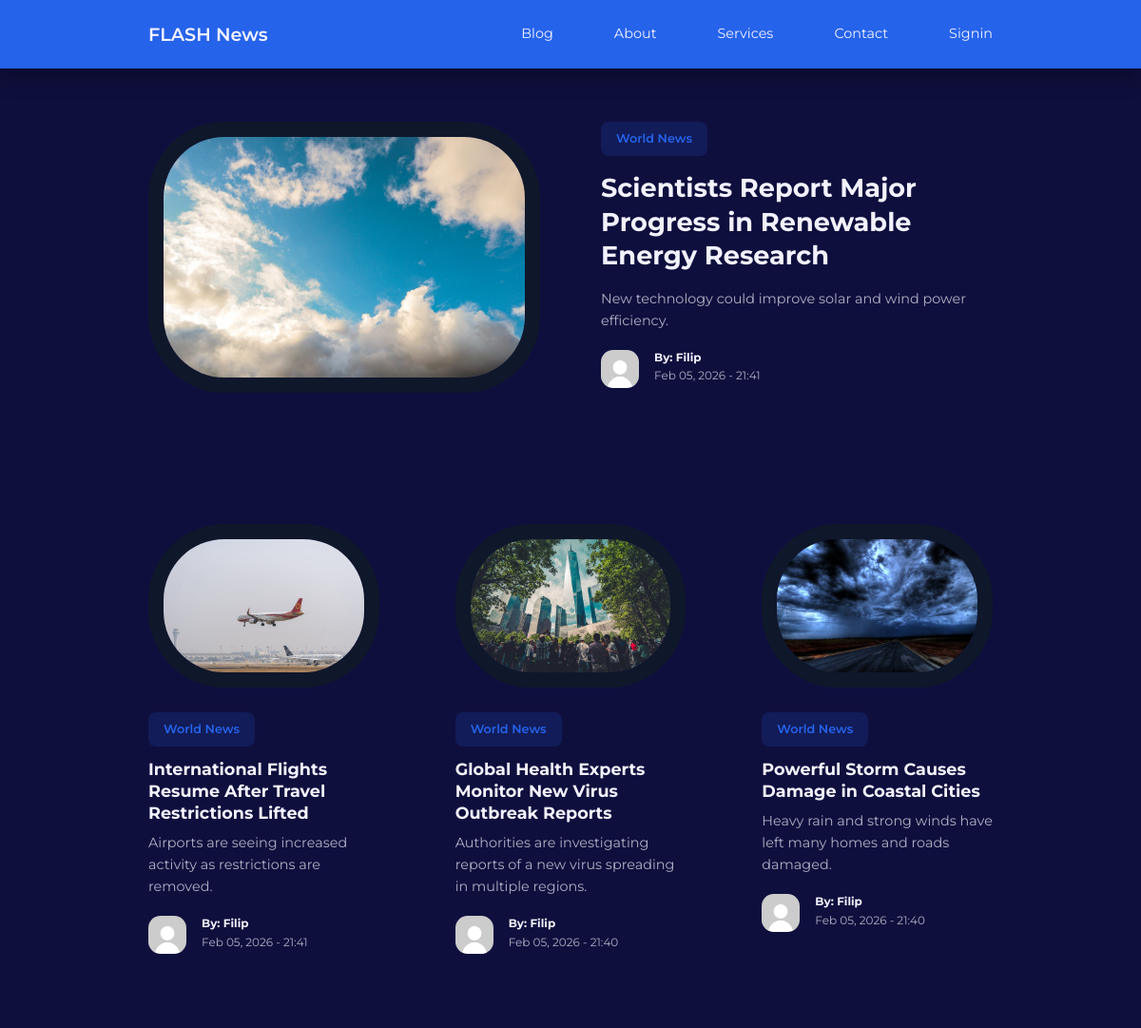
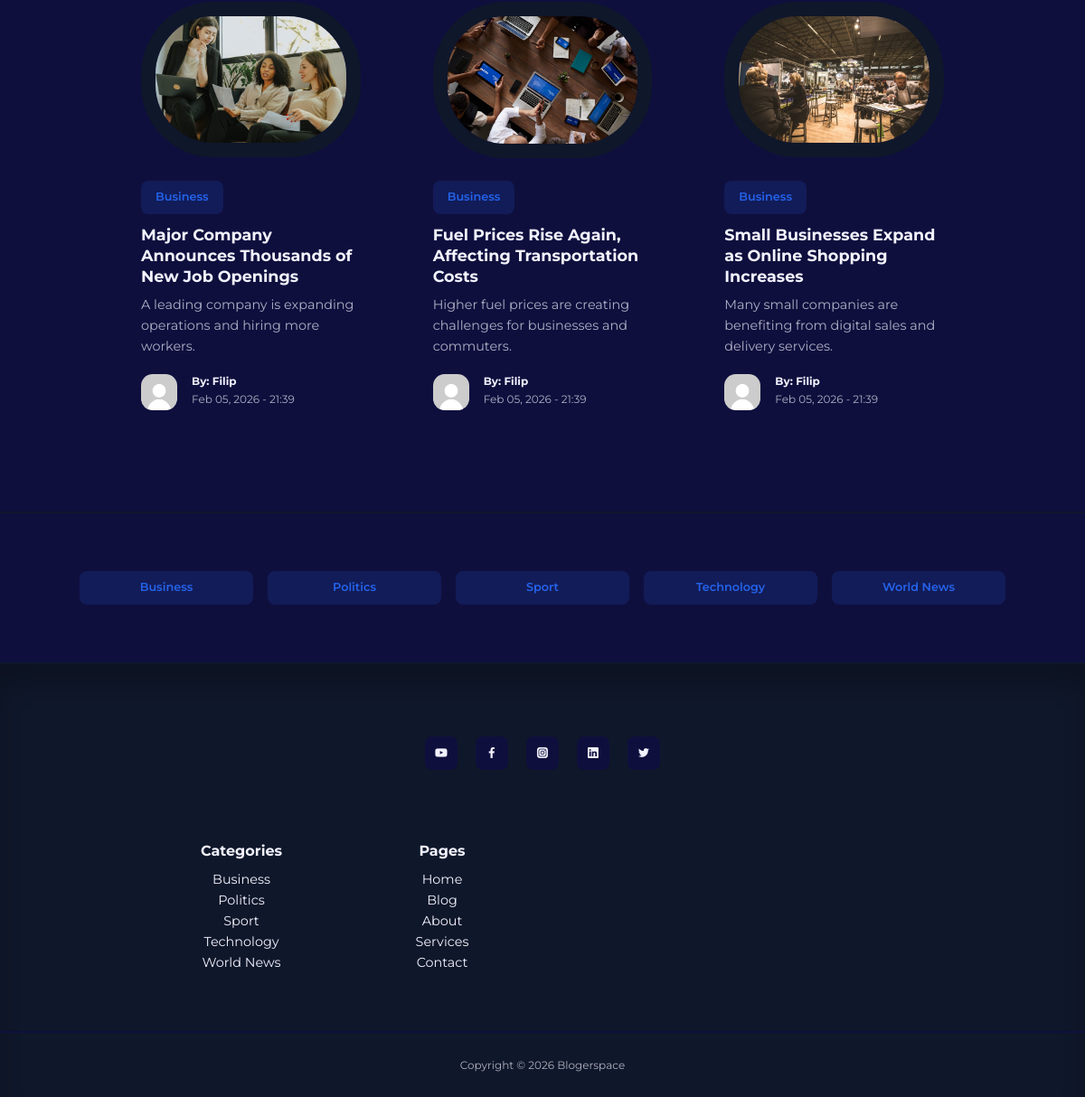
The page / on the database its author committed (2 pictures, top to bottom).
### tables this page shows
CREATE TABLE `posts` (
  `id` int(11) NOT NULL,
  `user_id` int(11) NOT NULL,
  `category_id` int(11) NOT NULL,
  `title` varchar(200) NOT NULL,
  `slug` varchar(240) NOT NULL,
  `excerpt` text DEFAULT NULL,
  `content` mediumtext NOT NULL,
  `featured_image` varchar(255) DEFAULT NULL,
  `status` enum('draft','published') NOT NULL DEFAULT 'published',
  `created_at` timestamp NOT NULL DEFAULT current_timestamp(),
  `updated_at` timestamp NOT NULL DEFAULT current_timestamp() ON UPDATE current_timestamp()
);

CREATE TABLE `categories` (
  `id` int(11) NOT NULL,
  `name` varchar(80) NOT NULL,
  `slug` varchar(120) NOT NULL,
  `created_at` timestamp NOT NULL DEFAULT current_timestamp()
);

CREATE TABLE `users` (
  `id` int(11) NOT NULL,
  `name` varchar(100) NOT NULL,
  `email` varchar(190) NOT NULL,
  `password_hash` varchar(255) NOT NULL,
  `role` enum('admin','author') NOT NULL DEFAULT 'author',
  `bio` text DEFAULT NULL,
  `created_at` timestamp NOT NULL DEFAULT current_timestamp()
);

### includes/functions.php (called while the page is built, shortened)
<?php
function e(string $s): string {
  return htmlspecialchars($s, ENT_QUOTES, 'UTF-8');
}

### index.php (the view, shortened to what this page needs)
<?php
require __DIR__ . "/includes/db.php";
require __DIR__ . "/includes/functions.php";
require __DIR__ . "/includes/header.php";
$featuredStmt = $pdo->query("
    SELECT p.id, p.title, p.slug, p.excerpt, p.featured_image, p.created_at,
           c.name AS category, c.slug AS category_slug,
           u.name AS author
    FROM posts p
    JOIN categories c ON c.id = p.category_id
    JOIN users u ON u.id = p.user_id
    WHERE p.status='published'
    ORDER BY p.created_at DESC
    LIMIT 1
");
$featured = $featuredStmt->fetch();
$posts = [];
if ($featured) {
    $postsStmt = $pdo->prepare("
        SELECT p.id, p.title, p.slug, p.excerpt, p.featured_image, p.created_at,
               c.name AS category, c.slug AS category_slug,
               u.name AS author
        FROM posts p
        JOIN categories c ON c.id = p.category_id
        JOIN users u ON u.id = p.user_id
        WHERE p.status='published' AND p.id <> :featured_id
        ORDER BY p.created_at DESC
        LIMIT 6
    ");
    $postsStmt->execute(['featured_id' => $featured['id']]);
    $posts = $postsStmt->fetchAll();
}
function post_thumb_src(?string $filename, string $fallback): string {
    $filename = trim((string)$filename);
    if ($filename !== "") {
        return "/blog/uploads/thumbnails/" . rawurlencode($filename);
    }
    return $fallback;
}
?>
<?php if ($featured): ?>
<section class="featured">
    <div class="container featured__container">
        <div class="post__thumbnail">
            <?php $featuredImgSrc = post_thumb_src($featured['featured_image'] ?? null, "./images/featured1.jpg"); ?>
            <img src="<?= e($featuredImgSrc) ?>" alt="">
        </div>
        <div class="post__info">
            <a href="category-posts.php?slug=<?= e($featured['category_slug']) ?>" class="category__button">
                <?= e($featured['category']) ?>
            </a>
            <h2 class="post__title">
                <a href="post.php?slug=<?= e($featured['slug']) ?>">
                    <?= e($featured['title']) ?>
                </a>
            </h2>
            <p class="post__body">
                <?= e($featured['excerpt'] ?? '') ?>
            </p>
            <div class="post__author">
                <div class="post__author-avatar">
                    <img src="./images/avatar1.jpg" alt="">
                </div>
                <div class="post__author-info">
                    <h5>By: <?= e($featured['author']) ?></h5>
                    <small><?= date("M d, Y - H:i", strtotime($featured['created_at'])) ?></small>
                </div>
            </div>
        </div>
    </div>
</section>
<?php endif; ?>
<section class="posts">
    <div class="container posts__container">
        <?php if (!empty($posts)): ?>
            <?php foreach ($posts as $post): ?>
                <article class="post">
                    <div class="post__thumbnail">
                        <?php $imgSrc = post_thumb_src($post['featured_image'] ?? null, "./images/thumbnail1.jpg"); ?>
                        <img src="<?= e($imgSrc) ?>" alt="">
                    </div>
                    <div class="post__info">
                        <a href="category-posts.php?slug=<?= e($post['category_slug']) ?>" class="category__button">
                            <?= e($post['category']) ?>
                        </a>
                        <h3 class="post__title">
                            <a href="post.php?slug=<?= e($post['slug']) ?>">
                                <?= e($post['title']) ?>
                            </a>
                        </h3>
                        <p class="post__body">
                            <?= e($post['excerpt'] ?? '') ?>
                        </p>
                        <div class="post__author">
                            <div class="post__author-avatar">
                                <img src="./images/avatar1.jpg" alt="">
                            </div>
                            <div class="post__author-info">
                                <h5>By: <?= e($post['author']) ?></h5>
                                <small><?= date("M d, Y - H:i", strtotime($post['created_at'])) ?></small>
                            </div>
                        </div>
                    </div>
                </article>
            <?php endforeach; ?>
        <?php else: ?>
            <p style="padding: 2rem 0;">No posts to show yet.</p>
        <?php endif; ?>
    </div>
</section>
<section class="category__buttons">
    <div class="container category__buttons-container">
        <?php
        $cats = $pdo->query("SELECT name, slug FROM categories ORDER BY name")->fetchAll();
        foreach ($cats as $cat):
        ?>
            <a href="category-posts.php?slug=<?= e($cat['slug']) ?>" class="category__button">
                <?= e($cat['name']) ?>
            </a>
        <?php endforeach; ?>
    </div>
</section>
<?php require __DIR__ . "/includes/footer.php"; ?>

### includes/header.php (shortened to what this page needs)
<?php
require_once __DIR__ . "/functions.php";
?>
<!DOCTYPE html>
<html lang="en">
<head>
    <link rel="stylesheet" href="/blog/style.css">
    <link rel="stylesheet" href="https://unicons.iconscout.com/release/v4.2.0/css/line.css">
</head>
<body>
<nav>
    <div class="container nav__container">
        <a href="/blog/index.php" class="nav__logo">FLASH News</a>
        <ul class="nav__items">
            <li><a href="/blog/blog.php">Blog</a></li>
            <li><a href="/blog/about.php">About</a></li>
            <li><a href="/blog/services.php">Services</a></li>
            <li><a href="/blog/contact.php">Contact</a></li>
            <?php if (!empty($_SESSION['user'])): ?>
                <li class="nav__profile">
                    <div class="avatar">
                        <img src="/blog/images/avatar1.jpg">
                    </div>
                    <ul>
                        <li><a href="/blog/admin/dashboard.php">Dashboard</a></li>
                        <li><a href="/blog/logout.php">Logout</a></li>
                    </ul>
                </li>
            <?php else: ?>
                <li><a href="/blog/signin.php">Signin</a></li>
            <?php endif; ?>
        </ul>
    </div>
</nav>

### includes/footer.php
<?php
require_once __DIR__ . "/db.php";
$stmt = $pdo->query("SELECT name, slug FROM categories ORDER BY name ASC");
$footer_categories = $stmt->fetchAll();
$footer_pages = [
    ["label" => "Home",     "href" => "/blog/index.php"],
    ["label" => "Blog",     "href" => "/blog/blog.php"],
    ["label" => "About",    "href" => "/blog/about.php"],
    ["label" => "Services", "href" => "/blog/services.php"],
    ["label" => "Contact",  "href" => "/blog/contact.php"],
];
?>
<footer>
    <div class="footer__socials">
        <a href="https://youtube.com/" target="_blank"><i class="uil uil-youtube"></i></a>
        <a href="https://facebook.com/" target="_blank"><i class="uil uil-facebook-f"></i></a>
        <a href="https://instagram.com/" target="_blank"><i class="uil uil-instagram-alt"></i></a>
        <a href="https://linkedin.com/" target="_blank"><i class="uil uil-linkedin"></i></a>
        <a href="https://twitter.com/" target="_blank"><i class="uil uil-twitter"></i></a>
    </div>
    <div class="container footer__container">
        <article>
            <h4>Categories</h4>
            <ul>
                <?php if (!empty($footer_categories)): ?>
                    <?php foreach ($footer_categories as $cat): ?>
                        <li>
                            <a href="/blog/category-posts.php?slug=<?= e($cat['slug']) ?>">
                                <?= e($cat['name']) ?>
                            </a>
                        </li>
                    <?php endforeach; ?>
                <?php else: ?>
                    <li><a href="/blog/blog.php">No categories yet</a></li>
                <?php endif; ?>
            </ul>
        </article>
        <article>
            <h4>Pages</h4>
            <ul>
                <?php foreach ($footer_pages as $p): ?>
                    <li><a href="<?= e($p['href']) ?>"><?= e($p['label']) ?></a></li>
                <?php endforeach; ?>
            </ul>
        </article>
    </div>
    <div class="footer__copyright">
        <small>Copyright &copy; <?= date("Y") ?> Blogerspace</small>
    </div>
</footer>

### style.css (style rules this page uses)
:root { --color-primary: #2563eb; --color-primary-light: hsl(221, 83%, 53%, 15%); --color-primary-variant: #1e40af; --color-red: #dc2626; --color-red-light: hsl(0, 84%, 60%, 15%); --color-green: #16a34a; --color-green-light: hsl(142, 71%, 45%, 15%); --color-gray-900: #0f172a; --color-gray-700: #334155; --color-gray-300: rgba(242, 242, 254, 0.3); --color-gray-200: rgba(242, 242, 254, 0.7); --color-white: #f2f2fe; --color-bg: #0f0f3e; --tranistion: all 300ms ease; --container-width-lg: 74%; --container-width-md: 88%; --form-width: 40%; --card-border-radius-1: 0.3rem; --card-border-radius-2: 0.5rem; --card-border-radius-3: 0.8rem; --card-border-radius-4: 2rem; --card-border-radius-5: 5rem; }
* { margin: 0; padding: 0; outline: 0; border: 0; appearance: 0; list-style: none; text-decoration: none; box-sizing: border-box; }
body { font-family: "Montserrat", sans-serif; line-height: 1.6; color: var(--color-gray-200); overflow-x: hidden; background: var(--color-bg); font-size: 0.9rem; }
.container { width: var(--container-width-lg); max-width: 1800px; margin-inline: auto; }
section { margin-top: 7rem; width: 100%; }
h1, h2, h3, h4, h5 { color: var(--color-white); line-height: 1.3; }
h2 { font-size: 1.7rem; margin: 1rem 0; }
h3 { font-size: 1.1rem; margin: 0.8rem 0 0.5rem; }
h4 { font-size: 1rem; }
a { color: var(--color-white); transition: var(--tranistion); }
img { display: block; width: 100%; object-fit: cover; }
nav { background: var(--color-primary); width: 100%; height: 4.5rem; position: fixed; left: 0; right: 0; top: 0; z-index: 10; box-shadow: 0 1rem 1rem rgba(0, 0, 0, 0.2); }
.nav__container { height: 100%; display: flex; align-items: center; justify-content: space-between; }
.nav__logo { font-weight: 600; font-size: 1.2rem; }
.nav__items { display: flex; align-items: center; gap: 4rem; }
.category__button { background: var(--color-primary-light); color: var(--color-primary); display: inline-block; padding: 0.5rem 1rem; border-radius: var(--card-border-radius-2); font-weight: 600; font-size: 0.8rem; text-align: center; }
.post__thumbnail { border-radius: var(--card-border-radius-5); border: 1rem solid var(--color-gray-900); overflow: hidden; margin-bottom: 1.6rem; }
.post__author { display: flex; gap: 1rem; margin-top: 1.2rem; }
.post__author-avatar { width: 2.5rem; height: 2.5rem; border-radius: var(--card-border-radius-3); overflow: hidden; }
.featured { margin-top: 8rem; }
.featured__container { display: grid; grid-template-columns: 1fr 1fr; gap: 4rem; }
.featured .post__thumbnail { height: fit-content; }
.posts__container { display: grid; grid-template-columns: repeat(3, 1fr); gap: 5rem; margin-bottom: 5rem; }
.category__buttons { padding: 4rem 0; border-top: 2px solid var(--color-gray-900); border-bottom: 2px solid var(--color-gray-900); }
.category__buttons-container { width: 100%; max-width: 64rem; display: grid; grid-template-columns: repeat(auto-fit, minmax(10rem, 1fr)); gap: 1rem; }
footer { background: var(--color-gray-900); padding: 5rem 0 0; box-shadow: inset 0 1.5rem 1.5rem rgba(0, 0, 0, 0.2); }
.footer__socials { margin-inline: auto; width: fit-content; display: flex; justify-content: space-between; align-items: center; gap: 1.2rem; margin-bottom: 5rem; }
.footer__socials a { background: var(--color-bg); border-radius: var(--card-border-radius-2); width: 2.3rem; height: 2.3rem; display: flex; align-items: center; justify-content: center; }
.footer__container { display: grid; grid-template-columns: repeat(4, 1fr); text-align: center; justify-items: center; align-items: start; }
footer h4 { color: var(--color-white); margin-bottom: 0.6rem; }
footer ul li { text-align: center; }
footer ul { padding: 0; }
.footer__copyright { text-align: center; padding: 1.5rem 0; margin-top: 4rem; border-top: 2px solid var(--color-bg); }

### rows shown on the page
posts: featured_image (picture), category.name "World News", title "Scientists Report Major Progress in Renewable Energy Research", excerpt "New technology could improve solar and wind power efficiency.", user.name "Filip", created_at "Feb 05, 2026 - 21:41"
posts: featured_image (picture), category.name "World News", title "International Flights Resume After Travel Restrictions Lifted", excerpt "Airports are seeing increased activity as restrictions are removed.", user.name "Filip", created_at "Feb 05, 2026 - 21:41"
posts: featured_image (picture), category.name "World News", title "Global Health Experts Monitor New Virus Outbreak Reports", excerpt "Authorities are investigating reports of a new virus spreading in multiple regions.", user.name "Filip", created_at "Feb 05, 2026 - 21:40"
posts: featured_image (picture), category.name "World News", title "Powerful Storm Causes Damage in Coastal Cities", excerpt "Heavy rain and strong winds have left many homes and roads damaged.", user.name "Filip", created_at "Feb 05, 2026 - 21:40"
posts: featured_image (picture), category.name "Business", title "Major Company Announces Thousands of New Job Openings", excerpt "A leading company is expanding operations and hiring more workers.", user.name "Filip", created_at "Feb 05, 2026 - 21:39"
posts: featured_image (picture), category.name "Business", title "Fuel Prices Rise Again, Affecting Transportation Costs", excerpt "Higher fuel prices are creating challenges for businesses and commuters.", user.name "Filip", created_at "Feb 05, 2026 - 21:39"
posts: featured_image (picture), category.name "Business", title "Small Businesses Expand as Online Shopping Increases", excerpt "Many small companies are benefiting from digital sales and delivery services.", user.name "Filip", created_at "Feb 05, 2026 - 21:39"
categories: name "Business"
categories: name "Politics"
categories: name "Sport"
categories: name "Technology"
categories: name "World News"

### other values the page prints
$p['label'] "Home"
$p['label'] "Blog"
$p['label'] "About"
$p['label'] "Services"
$p['label'] "Contact"
